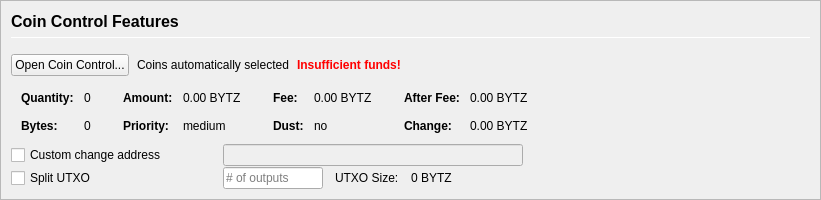
         <widget class="QFrame" name="frameCoinControl">
          <property name="sizePolicy">
           <sizepolicy hsizetype="Expanding" vsizetype="Expanding">
            <horstretch>0</horstretch>
            <verstretch>0</verstretch>
           </sizepolicy>
          </property>
          <property name="maximumSize">
           <size>
            <width>16777215</width>
            <height>16777215</height>
           </size>
          </property>
          <property name="frameShape">
           <enum>QFrame::StyledPanel</enum>
          </property>
          <property name="frameShadow">
           <enum>QFrame::Sunken</enum>
          </property>
          <layout class="QVBoxLayout" name="verticalLayoutCoinControl2">
           <property name="spacing">
            <number>0</number>
           </property>
           <property name="leftMargin">
            <number>0</number>
           </property>
           <property name="topMargin">
            <number>0</number>
           </property>
           <property name="rightMargin">
            <number>0</number>
           </property>
           <property name="bottomMargin">
            <number>0</number>
           </property>
           <item>
            <widget class="QFrame" name="frameCoinControl_BG">
             <layout class="QVBoxLayout" name="verticalLayoutCoinControl" stretch="0,0,0,0,0,0">
              <property name="spacing">
               <number>1</number>
              </property>
              <property name="leftMargin">
               <number>10</number>
              </property>
              <property name="topMargin">
               <number>10</number>
              </property>
              <item>
               <layout class="QHBoxLayout" name="horizontalLayoutCoinControl1">
                <property name="bottomMargin">
                 <number>15</number>
                </property>
                <item>
                 <layout class="QVBoxLayout" name="verticalLayout_3">
                  <property name="spacing">
                   <number>6</number>
                  </property>
                  <item>
                   <widget class="QLabel" name="labelCoinControlFeatures">
                    <property name="sizePolicy">
                     <sizepolicy hsizetype="Preferred" vsizetype="Maximum">
                      <horstretch>0</horstretch>
                      <verstretch>0</verstretch>
                     </sizepolicy>
                    </property>
                    <property name="minimumSize">
                     <size>
                      <width>0</width>
                      <height>20</height>
                     </size>
                    </property>
                    <property name="font">
                     <font>
                      <pointsize>12</pointsize>
                      <weight>75</weight>
                      <bold>true</bold>
                     </font>
                    </property>
                    <property name="styleSheet">
                     <string notr="true">font-weight:bold;</string>
                    </property>
                    <property name="text">
                     <string>Coin Control Features</string>
                    </property>
                   </widget>
                  </item>
                  <item>
                   <widget class="Line" name="line">
                    <property name="minimumSize">
                     <size>
                      <width>0</width>
                      <height>1</height>
                     </size>
                    </property>
                    <property name="maximumSize">
                     <size>
                      <width>16777215</width>
                      <height>1</height>
                     </size>
                    </property>
                    <property name="orientation">
                     <enum>Qt::Horizontal</enum>
                    </property>
                   </widget>
                  </item>
                 </layout>
                </item>
               </layout>
              </item>
              <item>
               <layout class="QHBoxLayout" name="horizontalLayoutCoinControl2" stretch="0,0,0,0">
                <property name="spacing">
                 <number>8</number>
                </property>
                <property name="bottomMargin">
                 <number>10</number>
                </property>
                <item>
                 <widget class="QPushButton" name="pushButtonCoinControl">
                  <property name="styleSheet">
                   <string notr="true"/>
                  </property>
                  <property name="text">
                   <string>Open Coin Control...</string>
                  </property>
                  <property name="autoDefault">
                   <bool>false</bool>
                  </property>
                 </widget>
                </item>
                <item>
                 <widget class="QLabel" name="labelCoinControlAutomaticallySelected">
                  <property name="text">
                   <string>Coins automatically selected</string>
                  </property>
                  <property name="margin">
                   <number>5</number>
                  </property>
                 </widget>
                </item>
                <item>
                 <widget class="QLabel" name="labelCoinControlInsuffFunds">
                  <property name="font">
                   <font>
                    <weight>75</weight>
                    <bold>true</bold>
                   </font>
                  </property>
                  <property name="styleSheet">
                   <string notr="true">color:red;font-weight:bold;</string>
                  </property>
                  <property name="text">
                   <string>Insufficient funds!</string>
                  </property>
                  <property name="margin">
                   <number>5</number>
                  </property>
                 </widget>
                </item>
                <item>
                 <spacer name="horizontalSpacerCoinControl">
                  <property name="orientation">
                   <enum>Qt::Horizontal</enum>
                  </property>
                  <property name="sizeHint" stdset="0">
                   <size>
                    <width>40</width>
                    <height>1</height>
                   </size>
                  </property>
                 </spacer>
                </item>
               </layout>
              </item>
              <item>
               <widget class="QWidget" name="widgetCoinControl" native="true">
                <property name="sizePolicy">
                 <sizepolicy hsizetype="Preferred" vsizetype="Preferred">
                  <horstretch>0</horstretch>
                  <verstretch>0</verstretch>
                 </sizepolicy>
                </property>
                <property name="minimumSize">
                 <size>
                  <width>0</width>
                  <height>0</height>
                 </size>
                </property>
                <property name="styleSheet">
                 <string notr="true"/>
                </property>
                <layout class="QHBoxLayout" name="horizontalLayoutCoinControl5">
                 <property name="leftMargin">
                  <number>0</number>
                 </property>
                 <property name="topMargin">
                  <number>0</number>
                 </property>
                 <property name="rightMargin">
                  <number>0</number>
                 </property>
                 <property name="bottomMargin">
                  <number>0</number>
                 </property>
                 <item>
                  <layout class="QHBoxLayout" name="horizontalLayoutCoinControl3" stretch="0,0,0,1">
                   <property name="spacing">
                    <number>20</number>
                   </property>
                   <property name="topMargin">
                    <number>0</number>
                   </property>
                   <property name="bottomMargin">
                    <number>10</number>
                   </property>
                   <item>
                    <layout class="QFormLayout" name="formLayoutCoinControl1">
                     <property name="horizontalSpacing">
                      <number>10</number>
                     </property>
                     <property name="verticalSpacing">
                      <number>14</number>
                     </property>
                     <property name="leftMargin">
                      <number>10</number>
                     </property>
                     <property name="topMargin">
                      <number>4</number>
                     </property>
                     <property name="rightMargin">
                      <number>6</number>
                     </property>
                     <item row="0" column="0">
                      <widget class="QLabel" name="labelCoinControlQuantityText">
                       <property name="font">
                        <font>
                         <weight>75</weight>
                         <bold>true</bold>
                        </font>
                       </property>
                       <property name="text">
                        <string>Quantity:</string>
                       </property>
                       <property name="margin">
                        <number>0</number>
                       </property>
                      </widget>
                     </item>
                     <item row="0" column="1">
                      <widget class="QLabel" name="labelCoinControlQuantity">
                       <property name="cursor">
                        <cursorShape>IBeamCursor</cursorShape>
                       </property>
                       <property name="contextMenuPolicy">
                        <enum>Qt::ActionsContextMenu</enum>
                       </property>
                       <property name="text">
                        <string notr="true">0</string>
                       </property>
                       <property name="margin">
                        <number>0</number>
                       </property>
                       <property name="textInteractionFlags">
                        <set>Qt::LinksAccessibleByMouse|Qt::TextSelectableByKeyboard|Qt::TextSelectableByMouse</set>
                       </property>
                      </widget>
                     </item>
                     <item row="1" column="0">
                      <widget class="QLabel" name="labelCoinControlBytesText">
                       <property name="font">
                        <font>
                         <weight>75</weight>
                         <bold>true</bold>
                        </font>
                       </property>
                       <property name="text">
                        <string>Bytes:</string>
                       </property>
                      </widget>
                     </item>
                     <item row="1" column="1">
                      <widget class="QLabel" name="labelCoinControlBytes">
                       <property name="cursor">
                        <cursorShape>IBeamCursor</cursorShape>
                       </property>
                       <property name="contextMenuPolicy">
                        <enum>Qt::ActionsContextMenu</enum>
                       </property>
                       <property name="text">
                        <string notr="true">0</string>
                       </property>
                       <property name="textInteractionFlags">
                        <set>Qt::LinksAccessibleByMouse|Qt::TextSelectableByKeyboard|Qt::TextSelectableByMouse</set>
                       </property>
                      </widget>
                     </item>
                    </layout>
                   </item>
                   <item>
                    <layout class="QFormLayout" name="formLayoutCoinControl2">
                     <property name="horizontalSpacing">
                      <number>10</number>
                     </property>
                     <property name="verticalSpacing">
                      <number>14</number>
                     </property>
                     <property name="leftMargin">
                      <number>6</number>
                     </property>
                     <property name="topMargin">
                      <number>4</number>
                     </property>
                     <property name="rightMargin">
                      <number>6</number>
                     </property>
                     <item row="0" column="0">
                      <widget class="QLabel" name="labelCoinControlAmountText">
                       <property name="font">
                        <font>
                         <weight>75</weight>
                         <bold>true</bold>
                        </font>
                       </property>
                       <property name="text">
                        <string>Amount:</string>
                       </property>
                       <property name="margin">
                        <number>0</number>
                       </property>
                      </widget>
                     </item>
                     <item row="0" column="1">
                      <widget class="QLabel" name="labelCoinControlAmount">
                       <property name="cursor">
                        <cursorShape>IBeamCursor</cursorShape>
                       </property>
                       <property name="contextMenuPolicy">
                        <enum>Qt::ActionsContextMenu</enum>
                       </property>
                       <property name="text">
                        <string notr="true">0.00 BYTZ</string>
                       </property>
                       <property name="textInteractionFlags">
                        <set>Qt::LinksAccessibleByMouse|Qt::TextSelectableByKeyboard|Qt::TextSelectableByMouse</set>
                       </property>
                      </widget>
                     </item>
                     <item row="1" column="0">
                      <widget class="QLabel" name="labelCoinControlPriorityText">
                       <property name="font">
                        <font>
                         <weight>75</weight>
                         <bold>true</bold>
                        </font>
                       </property>
                       <property name="text">
                        <string>Priority:</string>
                       </property>
                      </widget>
                     </item>
                     <item row="1" column="1">
                      <widget class="QLabel" name="labelCoinControlPriority">
                       <property name="cursor">
                        <cursorShape>IBeamCursor</cursorShape>
                       </property>
                       <property name="contextMenuPolicy">
                        <enum>Qt::ActionsContextMenu</enum>
                       </property>
                       <property name="text">
                        <string>medium</string>
                       </property>
                       <property name="textInteractionFlags">
                        <set>Qt::LinksAccessibleByMouse|Qt::TextSelectableByKeyboard|Qt::TextSelectableByMouse</set>
                       </property>
                      </widget>
                     </item>
                    </layout>
                   </item>
                   <item>
                    <layout class="QFormLayout" name="formLayoutCoinControl3">
                     <property name="horizontalSpacing">
                      <number>10</number>
                     </property>
                     <property name="verticalSpacing">
                      <number>14</number>
                     </property>
                     <property name="leftMargin">
                      <number>6</number>
                     </property>
                     <property name="topMargin">
                      <number>4</number>
                     </property>
                     <property name="rightMargin">
                      <number>6</number>
                     </property>
                     <item row="0" column="0">
                      <widget class="QLabel" name="labelCoinControlFeeText">
                       <property name="font">
                        <font>
                         <weight>75</weight>
                         <bold>true</bold>
                        </font>
                       </property>
                       <property name="text">
                        <string>Fee:</string>
                       </property>
                       <property name="margin">
                        <number>0</number>
                       </property>
                      </widget>
                     </item>
                     <item row="0" column="1">
                      <widget class="QLabel" name="labelCoinControlFee">
                       <property name="cursor">
                        <cursorShape>IBeamCursor</cursorShape>
                       </property>
                       <property name="contextMenuPolicy">
                        <enum>Qt::ActionsContextMenu</enum>
                       </property>
                       <property name="text">
                        <string notr="true">0.00 BYTZ</string>
                       </property>
                       <property name="textInteractionFlags">
                        <set>Qt::LinksAccessibleByMouse|Qt::TextSelectableByKeyboard|Qt::TextSelectableByMouse</set>
                       </property>
                      </widget>
                     </item>
                     <item row="1" column="0">
                      <widget class="QLabel" name="labelCoinControlLowOutputText">
                       <property name="font">
                        <font>
                         <weight>75</weight>
                         <bold>true</bold>
                        </font>
                       </property>
                       <property name="text">
                        <string>Dust:</string>
                       </property>
                      </widget>
                     </item>
                     <item row="1" column="1">
                      <widget class="QLabel" name="labelCoinControlLowOutput">
                       <property name="cursor">
                        <cursorShape>IBeamCursor</cursorShape>
                       </property>
                       <property name="contextMenuPolicy">
                        <enum>Qt::ActionsContextMenu</enum>
                       </property>
                       <property name="text">
                        <string>no</string>
                       </property>
                       <property name="textInteractionFlags">
                        <set>Qt::LinksAccessibleByMouse|Qt::TextSelectableByKeyboard|Qt::TextSelectableByMouse</set>
                       </property>
                      </widget>
                     </item>
                    </layout>
                   </item>
                   <item>
                    <layout class="QFormLayout" name="formLayoutCoinControl4">
                     <property name="horizontalSpacing">
                      <number>10</number>
                     </property>
                     <property name="verticalSpacing">
                      <number>14</number>
                     </property>
                     <property name="leftMargin">
                      <number>6</number>
                     </property>
                     <property name="topMargin">
                      <number>4</number>
                     </property>
                     <property name="rightMargin">
                      <number>6</number>
                     </property>
                     <item row="0" column="0">
                      <widget class="QLabel" name="labelCoinControlAfterFeeText">
                       <property name="font">
                        <font>
                         <weight>75</weight>
                         <bold>true</bold>
                        </font>
                       </property>
                       <property name="text">
                        <string>After Fee:</string>
                       </property>
                       <property name="margin">
                        <number>0</number>
                       </property>
                      </widget>
                     </item>
                     <item row="0" column="1">
                      <widget class="QLabel" name="labelCoinControlAfterFee">
                       <property name="cursor">
                        <cursorShape>IBeamCursor</cursorShape>
                       </property>
                       <property name="contextMenuPolicy">
                        <enum>Qt::ActionsContextMenu</enum>
                       </property>
                       <property name="text">
                        <string notr="true">0.00 BYTZ</string>
                       </property>
                       <property name="textInteractionFlags">
                        <set>Qt::LinksAccessibleByMouse|Qt::TextSelectableByKeyboard|Qt::TextSelectableByMouse</set>
                       </property>
                      </widget>
                     </item>
                     <item row="1" column="0">
                      <widget class="QLabel" name="labelCoinControlChangeText">
                       <property name="font">
                        <font>
                         <weight>75</weight>
                         <bold>true</bold>
                        </font>
                       </property>
                       <property name="text">
                        <string>Change:</string>
                       </property>
                      </widget>
                     </item>
                     <item row="1" column="1">
                      <widget class="QLabel" name="labelCoinControlChange">
                       <property name="cursor">
                        <cursorShape>IBeamCursor</cursorShape>
                       </property>
                       <property name="contextMenuPolicy">
                        <enum>Qt::ActionsContextMenu</enum>
                       </property>
                       <property name="text">
                        <string notr="true">0.00 BYTZ</string>
                       </property>
                       <property name="textInteractionFlags">
                        <set>Qt::LinksAccessibleByMouse|Qt::TextSelectableByKeyboard|Qt::TextSelectableByMouse</set>
                       </property>
                      </widget>
                     </item>
                    </layout>
                   </item>
                  </layout>
                 </item>
                </layout>
               </widget>
              </item>
              <item>
               <layout class="QHBoxLayout" name="horizontalLayoutCoinControl4">
                <property name="spacing">
                 <number>12</number>
                </property>
                <property name="sizeConstraint">
                 <enum>QLayout::SetDefaultConstraint</enum>
                </property>
                <property name="topMargin">
                 <number>0</number>
                </property>
                <property name="rightMargin">
                 <number>0</number>
                </property>
                <item>
                 <widget class="QCheckBox" name="checkBoxCoinControlChange">
                  <property name="sizePolicy">
                   <sizepolicy hsizetype="Preferred" vsizetype="Preferred">
                    <horstretch>0</horstretch>
                    <verstretch>0</verstretch>
                   </sizepolicy>
                  </property>
                  <property name="minimumSize">
                   <size>
                    <width>200</width>
                    <height>0</height>
                   </size>
                  </property>
                  <property name="maximumSize">
                   <size>
                    <width>200</width>
                    <height>16777215</height>
                   </size>
                  </property>
                  <property name="toolTip">
                   <string>If this is activated, but the change address is empty or invalid, change will be sent to a newly generated address.</string>
                  </property>
                  <property name="text">
                   <string>Custom change address</string>
                  </property>
                 </widget>
                </item>
                <item>
                 <widget class="QValidatedLineEdit" name="lineEditCoinControlChange">
                  <property name="enabled">
                   <bool>false</bool>
                  </property>
                  <property name="sizePolicy">
                   <sizepolicy hsizetype="Preferred" vsizetype="Preferred">
                    <horstretch>0</horstretch>
                    <verstretch>0</verstretch>
                   </sizepolicy>
                  </property>
                  <property name="minimumSize">
                   <size>
                    <width>300</width>
                    <height>0</height>
                   </size>
                  </property>
                 </widget>
                </item>
                <item>
                 <widget class="QLabel" name="labelCoinControlChangeLabel">
                  <property name="sizePolicy">
                   <sizepolicy hsizetype="Preferred" vsizetype="Preferred">
                    <horstretch>0</horstretch>
                    <verstretch>0</verstretch>
                   </sizepolicy>
                  </property>
                  <property name="minimumSize">
                   <size>
                    <width>100</width>
                    <height>0</height>
                   </size>
                  </property>
                  <property name="text">
                   <string/>
                  </property>
                  <property name="margin">
                   <number>3</number>
                  </property>
                 </widget>
                </item>
               </layout>
              </item>
              <item>
               <layout class="QHBoxLayout" name="horizontalLayoutCoinControl6">
                <property name="spacing">
                 <number>12</number>
                </property>
                <property name="rightMargin">
                 <number>0</number>
                </property>
                <item>
                 <widget class="QCheckBox" name="splitBlockCheckBox">
                  <property name="sizePolicy">
                   <sizepolicy hsizetype="Preferred" vsizetype="Preferred">
                    <horstretch>0</horstretch>
                    <verstretch>0</verstretch>
                   </sizepolicy>
                  </property>
                  <property name="minimumSize">
                   <size>
                    <width>200</width>
                    <height>0</height>
                   </size>
                  </property>
                  <property name="maximumSize">
                   <size>
                    <width>200</width>
                    <height>16777215</height>
                   </size>
                  </property>
                  <property name="text">
                   <string>Split UTXO</string>
                  </property>
                 </widget>
                </item>
                <item>
                 <widget class="QLineEdit" name="splitBlockLineEdit">
                  <property name="sizePolicy">
                   <sizepolicy hsizetype="Preferred" vsizetype="Preferred">
                    <horstretch>50</horstretch>
                    <verstretch>0</verstretch>
                   </sizepolicy>
                  </property>
                  <property name="minimumSize">
                   <size>
                    <width>100</width>
                    <height>0</height>
                   </size>
                  </property>
                  <property name="maximumSize">
                   <size>
                    <width>100</width>
                    <height>16777215</height>
                   </size>
                  </property>
                  <property name="placeholderText">
                   <string># of outputs</string>
                  </property>
                 </widget>
                </item>
                <item>
                 <widget class="QLabel" name="labelBlockSizeText">
                  <property name="text">
                   <string>UTXO Size:</string>
                  </property>
                 </widget>
                </item>
                <item>
                 <widget class="QLabel" name="labelBlockSize">
                  <property name="text">
                   <string>0 BYTZ</string>
                  </property>
                 </widget>
                </item>
                <item>
                 <spacer name="horizontalSpacer_7">
                  <property name="orientation">
                   <enum>Qt::Horizontal</enum>
                  </property>
                  <property name="sizeHint" stdset="0">
                   <size>
                    <width>40</width>
                    <height>20</height>
                   </size>
                  </property>
                 </spacer>
                </item>
               </layout>
              </item>
              <item>
               <spacer name="verticalSpacerCoinControl">
                <property name="orientation">
                 <enum>Qt::Vertical</enum>
                </property>
                <property name="sizeHint" stdset="0">
                 <size>
                  <width>800</width>
                  <height>1</height>
                 </size>
                </property>
               </spacer>
              </item>
             </layout>
            </widget>
           </item>
          </layout>
         </widget>
